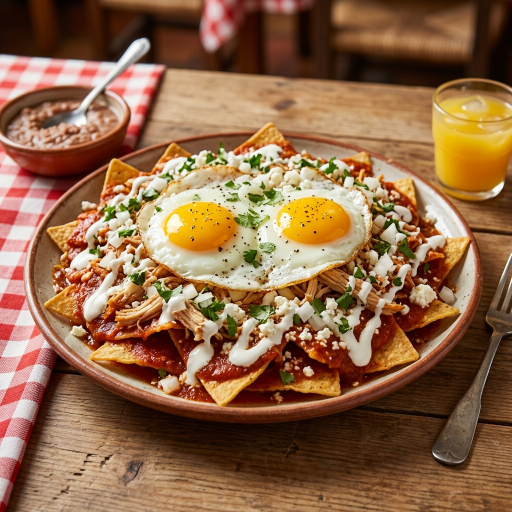
#> input picture 08-chilaquiles-aristeus/marketing/anuncio-3-desayuno-campeon.png, 1024 x 1024 px, found by its file name (shown at 1/2 size)
$ python overlay_logo.py
#> lines starting #> are read from the running program, lines starting #| are printed output that depends on the picture; pictures that were not available may be replaced by others from this repository, and a replacement may not be noted
from PIL import Image, ImageDraw, ImageFilter
import os

def overlay_logo():
    # Paths
    base_dir = "/Users/macbook/Proyectos/08-chilaquiles-aristeus"
    bg_path = os.path.join(base_dir, "marketing/anuncio-3-desayuno-campeon.png")
    logo_path = os.path.join(base_dir, "assets/logo sin fondo .png")
    output_path = os.path.join(base_dir, "marketing/flyer_invitacion_desayuno.png")

    print(f"Loading background: {bg_path}")
    bg = Image.open(bg_path).convert("RGBA")

    print(f"Loading logo: {logo_path}")
    logo = Image.open(logo_path).convert("RGBA")
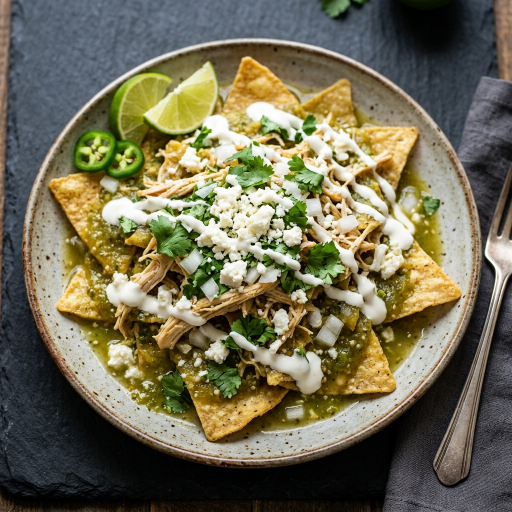
#> input picture 08-chilaquiles-aristeus/marketing/anuncio-1-chilaquiles-verdes.png, 1024 x 1024 px, given in place of logo sin fondo .png, which was not available (shown at 1/2 size)

    # Resize logo
    # Target size of logo: 220px width, maintaining aspect ratio
    aspect_ratio = logo.height / logo.width
#> aspect_ratio = 1
    new_width = 220
    new_height = int(new_width * aspect_ratio)
#> new_height = 220
    logo_resized = logo.resize((new_width, new_height), Image.Resampling.LANCZOS)
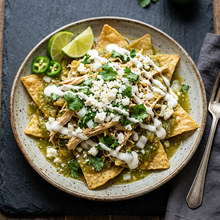
#> logo_resized: PIL image 220x220 RGBA; mean R, G, B, A 114.1, 108.6, 83.8, 255

    # We will create a premium white card (rounded rectangle) to place the logo on,
    # so it stands out perfectly from the background table/napkin.
    padding = 20
    card_width = new_width + (padding * 2)
    card_height = new_height + (padding * 2)
#> card_height = 260

    card = Image.new("RGBA", (card_width, card_height), (0, 0, 0, 0))
#> card: PIL image 260x260 RGBA; every value is 0
    draw = ImageDraw.Draw(card)

    # Draw rounded rectangle for the card
    # Let's make it clean white with 240/255 opacity for a subtle premium look
    draw.rounded_rectangle(
        [(0, 0), (card_width, card_height)],
        radius=15,
        fill=(255, 255, 255, 245),
        outline=(218, 165, 32, 120), # Subtle gold border
        width=2
    )

    # Paste the logo into the card
    card.paste(logo_resized, (padding, padding), logo_resized)
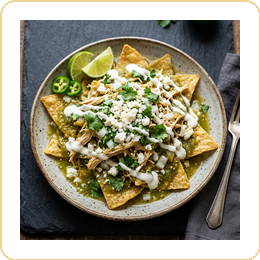
#> card: PIL image 260x260 RGBA; mean R, G, B, A 152.6, 147.5, 126.7, 248.7; transparent parts drawn white

    # Paste the card onto the background
    # Let's put it in the top-left corner, with a 30px margin
    margin = 35
    position = (margin, margin)

    bg.paste(card, position, card)
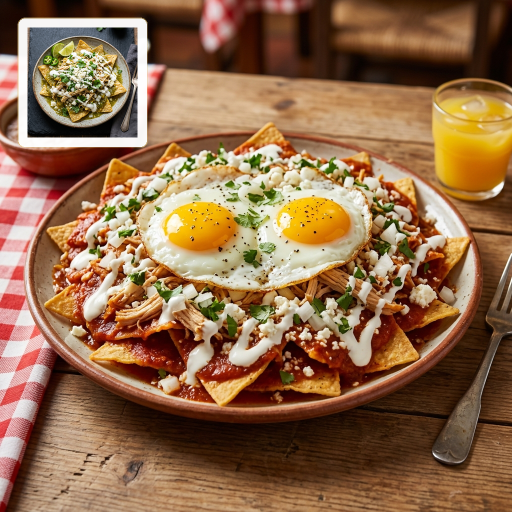
#> bg: PIL image 1024x1024 RGBA (shown at 1/2 size); mean R, G, B, A 144.2, 106.1, 73.8, 254.7; transparent parts drawn white

    # Save the final image as RGB (JPEG/PNG)
    final_img = bg.convert("RGB")
    final_img.save(output_path, "PNG")
    print(f"✓ Saved final flyer to: {output_path}")

if __name__ == "__main__":
    overlay_logo()
